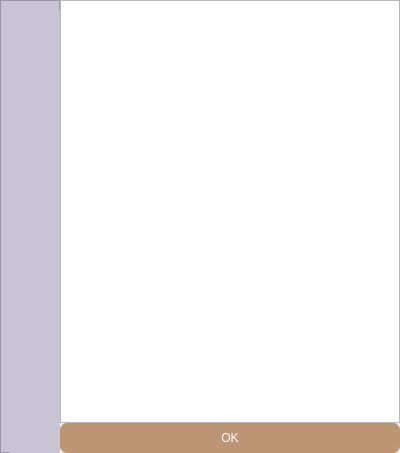
<?xml version="1.0" encoding="UTF-8"?>
<ui version="4.0">
 <class>Dialog</class>
 <widget class="QDialog" name="Dialog">
  <property name="geometry">
   <rect>
    <x>0</x>
    <y>0</y>
    <width>400</width>
    <height>453</height>
   </rect>
  </property>
  <property name="windowTitle">
   <string>GeneSelection</string>
  </property>
  <layout class="QHBoxLayout" name="horizontalLayout">
   <property name="spacing">
    <number>0</number>
   </property>
   <property name="leftMargin">
    <number>0</number>
   </property>
   <property name="topMargin">
    <number>0</number>
   </property>
   <property name="rightMargin">
    <number>0</number>
   </property>
   <property name="bottomMargin">
    <number>0</number>
   </property>
   <item>
    <widget class="QFrame" name="frame_2">
     <property name="minimumSize">
      <size>
       <width>60</width>
       <height>0</height>
      </size>
     </property>
     <property name="maximumSize">
      <size>
       <width>60</width>
       <height>16777215</height>
      </size>
     </property>
     <property name="styleSheet">
      <string notr="true">QFrame{
	background-color: rgb(202, 195, 212);
}</string>
     </property>
     <property name="frameShape">
      <enum>QFrame::StyledPanel</enum>
     </property>
     <property name="frameShadow">
      <enum>QFrame::Raised</enum>
     </property>
     <widget class="QLabel" name="label">
      <property name="geometry">
       <rect>
        <x>10</x>
        <y>10</y>
        <width>60</width>
        <height>661</height>
       </rect>
      </property>
      <property name="styleSheet">
       <string notr="true">QLabel{
	color: rgb(229,227,221);
	line-height:10px;
	font: 22pt &quot;Cascadia Mono&quot;;
}
</string>
      </property>
      <property name="text">
       <string/>
      </property>
     </widget>
    </widget>
   </item>
   <item>
    <layout class="QVBoxLayout" name="verticalLayout">
     <item>
      <widget class="QTableWidget" name="table"/>
     </item>
     <item>
      <widget class="QPushButton" name="pushButton">
       <property name="minimumSize">
        <size>
         <width>110</width>
         <height>30</height>
        </size>
       </property>
       <property name="styleSheet">
        <string notr="true">QPushButton{
background-color: rgb(188, 149, 117);
border:none;
border-radius:7px;
color:white}
QPushButton::hover {
    background-color: rgb(226, 179, 141);
}

QPushButton::pressed {
    background-color: rgb(158, 125, 99);
}</string>
       </property>
       <property name="text">
        <string>OK</string>
       </property>
      </widget>
     </item>
    </layout>
   </item>
  </layout>
 </widget>
 <resources/>
 <connections/>
</ui>
